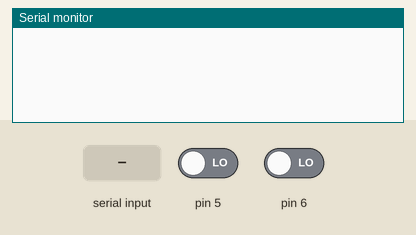
This sketch was run on a simulated Arduino Uno, built with avr-gcc and run on an emulated ATmega328P. Shown: the last lines printed to the serial monitor. Inputs (shaded band) come from the test bench; at power-on: pin 5 LOW, pin 6 LOW.

Above: at 2.2 s.
2.3 s: "90,45\n" received over Serial
At 4.8 s:
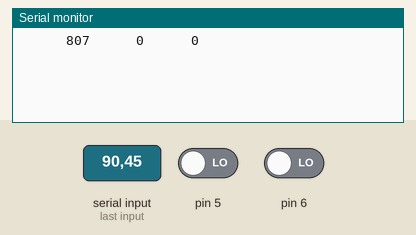
At 5.8 s:
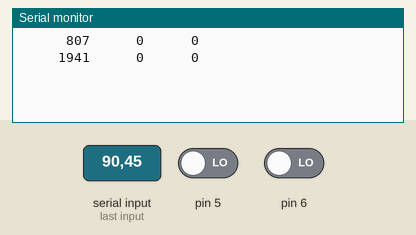
Timing chart, 0 to 7.3 s (numbered marks = the images above; inputs shaded):
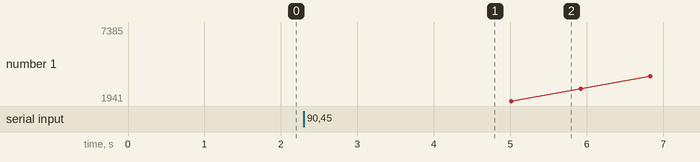

Measured:
- after the input at 2.3 s, the serial monitor: prints a new line after 1.8 s (image 1)

The sketch:

readHX711.ino
```cpp
#include "HX711-multi.h"

#define Ncell 2                      // number of cells to be read

byte CLK = 3;                        // clock pin
byte DOUT[Ncell] = {5, 6};           // list of data pins

long dV[Ncell];                      // data matrix (same length as DOUT)
long dVsum[Ncell];                   // for averaging

long t, t0;
char line[23];

HX711MULTI cells(Ncell, DOUT, CLK);  // create object "cells"

void setup(){

   Serial.begin(115200);
   while (!Serial) delay(100);

   delay(1000);
}

void loop(){

     if (Serial.available()){
         String NS = Serial.readString();
         int    N  = NS.toInt();

         t0 = millis();

         for (int i = 0; i < N; i++){

              dVsum[0] = 0;
              dVsum[1] = 0;
              for (int j = 0; j < 8; j++){
                   cells.read(dV);
                   dVsum[0] += dV[0];
                   dVsum[1] += dV[1];
                   delay(100);
              }
              dV[0] = dVsum[0]/8;
              dV[1] = dVsum[1]/8;
              t  = millis() - t0;

              sprintf(line,"%9ld %6d %6d", t, dV[0], dV[1]);
              Serial.println(line);
              delay(100);
         }
     }
}
//======================================================================
//======================================================================
```
